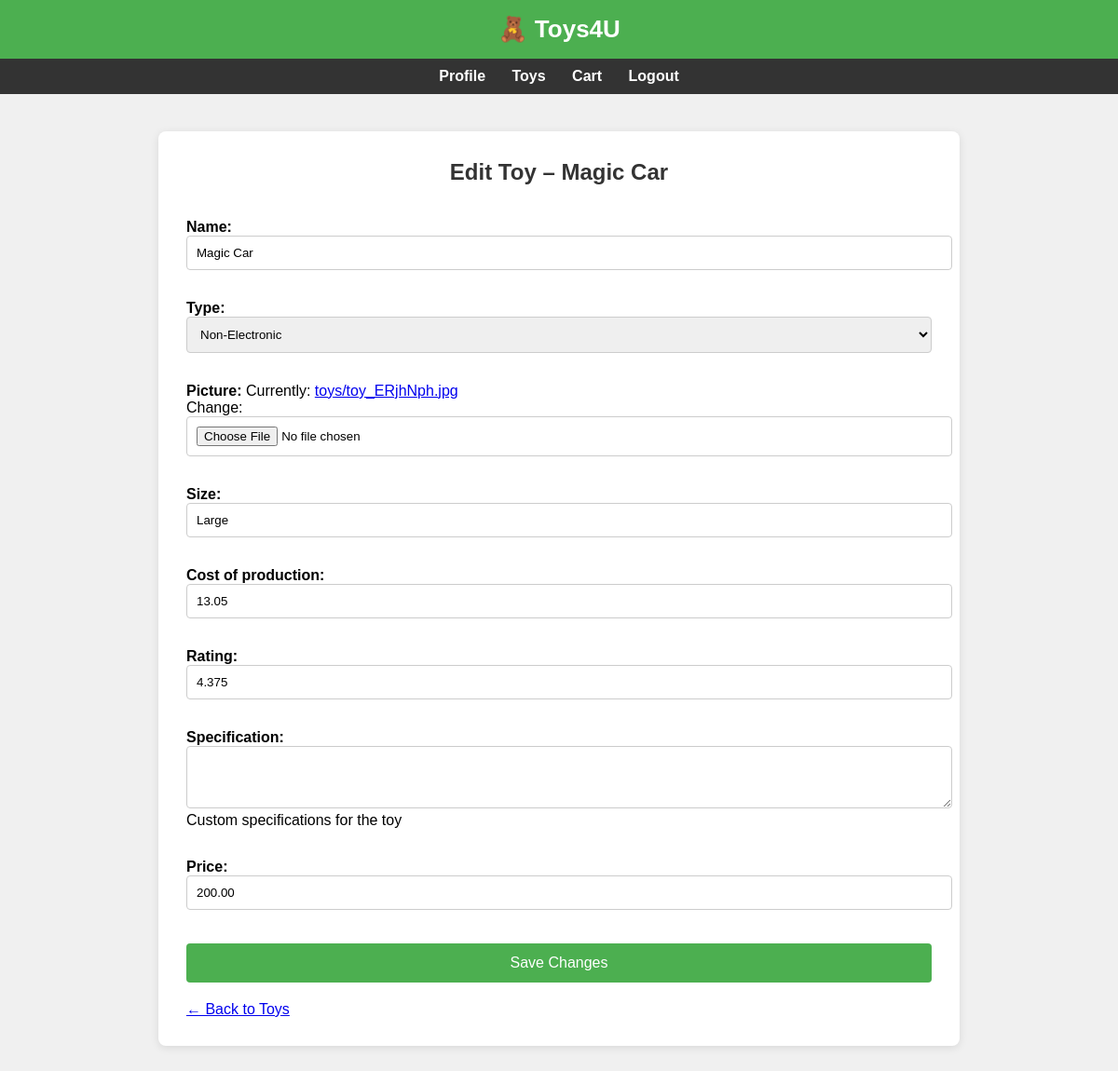
The page /staff/edit-toy/2/ (signed in) on the database its author committed.
### core/models.py (models this page shows, shortened)
class Toy(models.Model):
    name = models.CharField(max_length=100)
    picture = models.ImageField(upload_to='toys/')
    type = models.ForeignKey(ToyType, on_delete=models.SET_NULL, null=True)
    size = models.CharField(max_length=50)
    cost_of_production = models.DecimalField(max_digits=8, decimal_places=2)
    rating = models.FloatField(default=0.0)
    purchase_count = models.IntegerField(default=0)
    is_customized = models.BooleanField(default=False)
    specification = models.TextField(blank=True, null=True, help_text="Custom specifications for the toy")
    customized_by = models.ForeignKey(User, on_delete=models.SET_NULL, null=True, blank=True, related_name='toys_created')
    price = models.DecimalField(max_digits=8, decimal_places=2, default=0.0)
    created_at = models.DateTimeField(auto_now_add=True, null=True)

### core/views.py (the view)
# urls.py: path('staff/edit-toy/<int:toy_id>/', views.edit_toy, name='edit_toy'),
@login_required
def edit_toy(request, toy_id):
    toy = get_object_or_404(Toy, id=toy_id)
    if request.method == 'POST':
        form = ToyEditForm(request.POST, request.FILES, instance=toy)
        if form.is_valid():
            form.save()
            return redirect('toy_list')
    else:
        form = ToyEditForm(instance=toy)
    return render(request, 'core/edit_toy.html', {'form': form, 'toy': toy})

### core/forms.py
class ToyEditForm(forms.ModelForm):
    class Meta:
        model = Toy
        fields = ['name', 'type', 'picture', 'size', 'cost_of_production', 'rating', 'specification', 'price']
        widgets = {
            'specification': forms.Textarea(attrs={'rows': 3}),
        }

### core/context_processors.py (called while the page is built)
def role_flags(request):
    if request.user.is_authenticated:
        roles = request.user.roles.values_list('role__role_name', flat=True)
        return {
            'is_staff': 'staff' in roles,
            'is_admin': 'administrator' in roles,
            'is_manager': getattr(request.user, 'staff', None) and request.user.staff.staff_type == 'manager'
        }
    return {}

### core/models.py (called while the page is built)
    def __str__(self):
        return self.type_name

### core/templates/core/edit_toy.html (shortened to what this page needs)
{% extends 'core/base.html' %}
{% block content %}
<h2>Edit Toy – {{ toy.name }}</h2>
<form method="POST" enctype="multipart/form-data">
    {{ form.as_p }}
    <button type="submit">Save Changes</button>
</form>
<a href="{% url 'toy_list' %}" style="display: inline-block; margin-top: 20px;">← Back to Toys</a>
{% endblock %}

### core/templates/core/base.html (style rules this page uses)
body { font-family: Arial; background: #f0f0f0; margin: 0; padding: 0; }
h2 { margin-top: 0; color: #333; text-align: center; }
form { display: flex; flex-direction: column; }
button { background-color: #4CAF50; color: white; padding: 12px; border: none; border-radius: 4px; margin-top: 20px; cursor: pointer; font-size: 16px; }
input, select, textarea { padding: 10px; border: 1px solid #ccc; border-radius: 4px; width: 100%; }
label { font-weight: bold; }

### rows shown on the page
Toy: name "Magic Car", type "Non-Electronic", size "Large", cost_of_production "13.05", rating "4.375", price "200.00"
